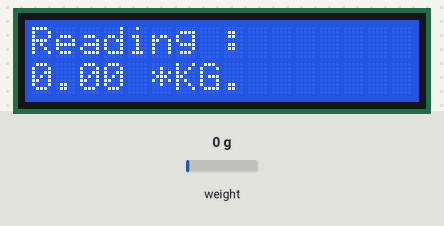
A sketch run on a simulated Arduino Uno, built with avr-gcc and run on an emulated ATmega328P. Parts: 16×2 character LCD. The test bench sets the inputs (shaded band); at power-on: weight on the scale 0 g. What the sketch prints to the serial monitor is not drawn.

Above: at 3.2 s.
3.3 s: weight on the scale set to 100 g
At 3.7 s:
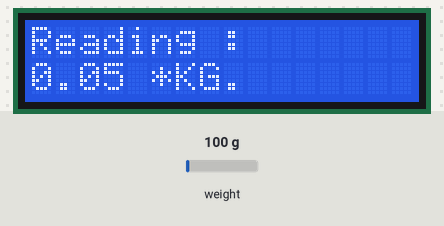
4.8 s: weight on the scale set to 1250 g
At 6.0 s:
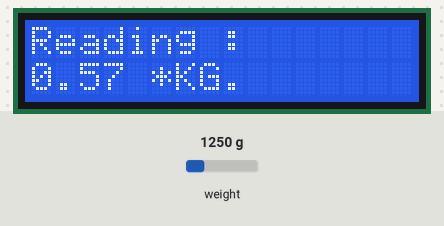
6.3 s: weight on the scale set to 2500 g
At 7.5 s:
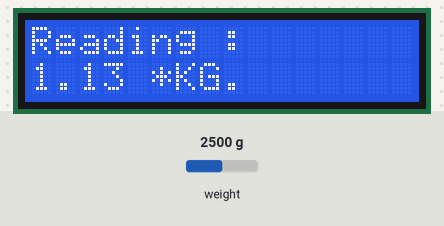
Timing chart, 0 to 9.3 s (numbered marks = the images above; inputs shaded):
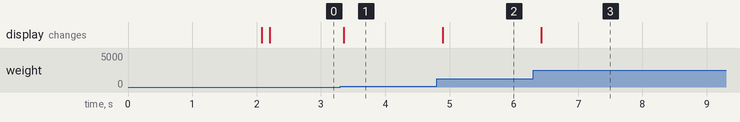

Measured:
- after the input at 3.3 s, the display: changes after 0.06 s (image 1)
- after the input at 4.8 s, the display: changes after 0.09 s (image 2)
- after the input at 6.3 s, the display: changes after 0.13 s (image 3)

The sketch:

loadcell.ino
```cpp
#include "HX711.h"
#include <LiquidCrystal_I2C.h>
LiquidCrystal_I2C lcd(0x27, 16,2);

float calibration_factor = 92410.00;
#define zero_factor 8488625
#define DOUT  A3
#define CLK   A2
#define DEC_POINT  2

float offset=0;
float get_units_kg();

HX711 scale(DOUT, CLK);

void setup()
{
  Serial.begin(115200);
  lcd.begin();
  lcd.print("Loading Cell");
  Serial.println("Load Cell");
  scale.set_scale(calibration_factor);
  scale.set_offset(zero_factor);
  delay(2000);
  lcd.clear();

}

void loop()
{

  String data = String(get_units_kg()+offset, DEC_POINT);
static float a;


float x = data.toFloat();

lcd.print("Reading : ");
lcd.setCursor(0, 1);
lcd.print(x);
lcd.print(" *KG.          ");


}
float get_units_kg()
{
  return(scale.get_units()*0.453592);

}
```
